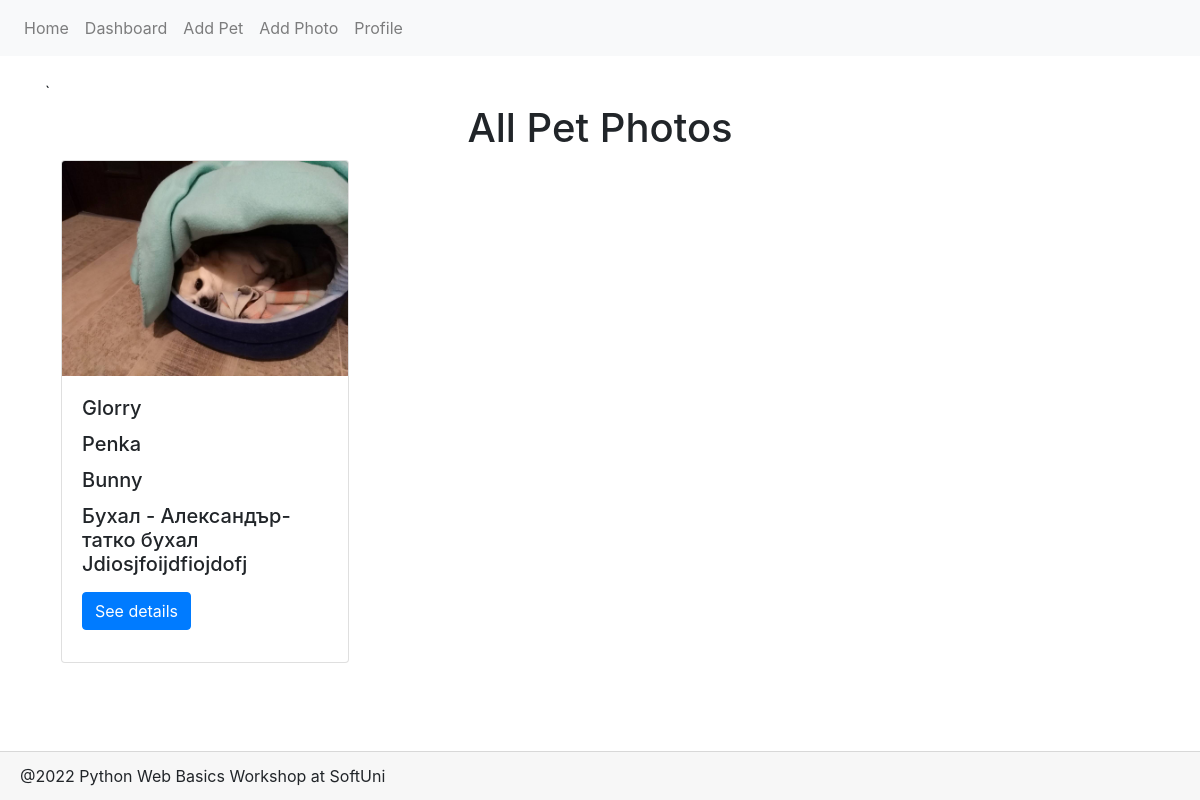
The app's page /dashboard/, older data.
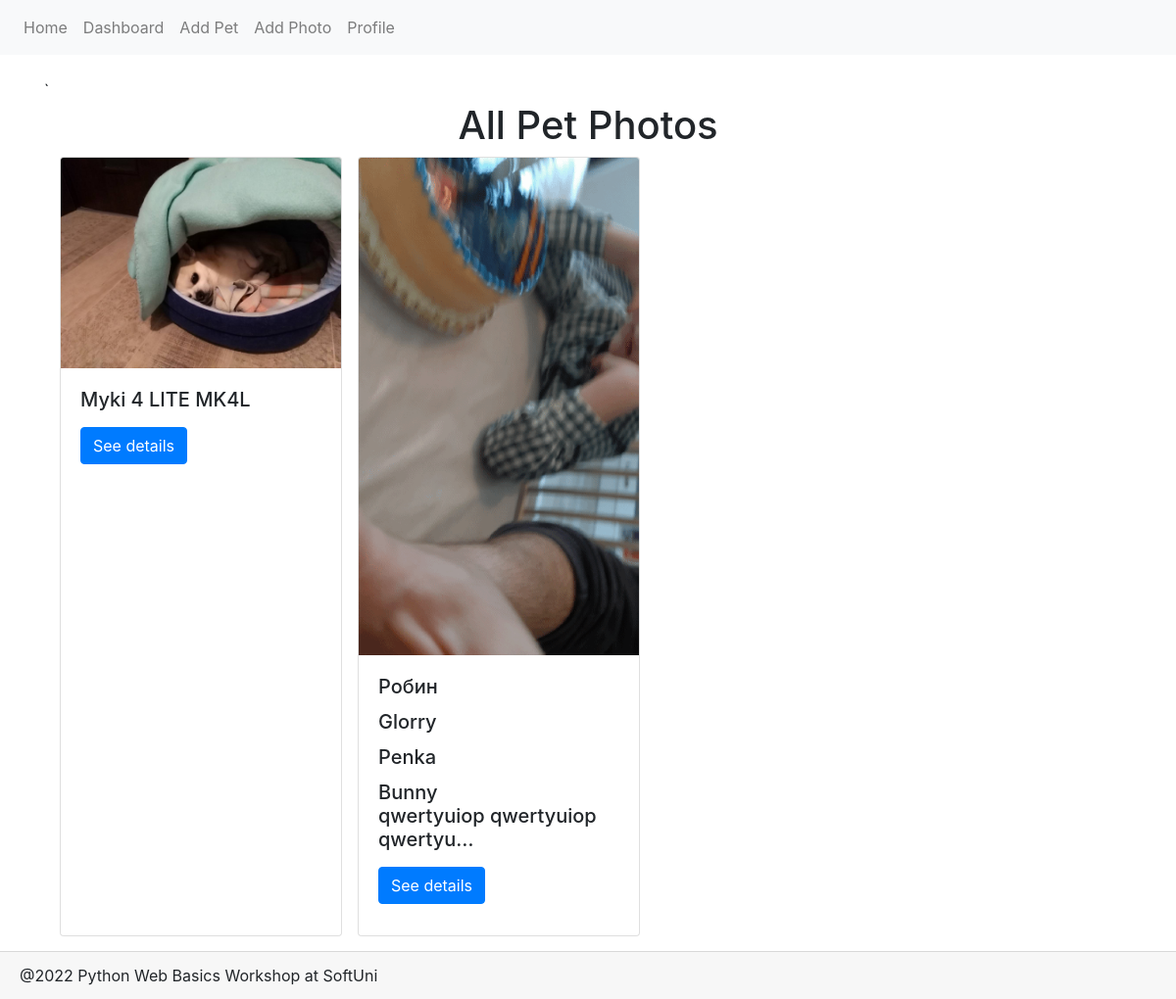
The same page, newer data.
### Petstagram/main_app/models.py (models this page shows, shortened)
class PetPhoto(models.Model):
    photo = models.ImageField(
        validators=(
            validate_file_max_size,
        )
    )
    tagged_pets = models.ManyToManyField(Pet)
    description = models.TextField(
        null=True,
        blank=True
    )
    publication_date = models.DateTimeField(
        auto_now_add=True,
    )
    likes = models.IntegerField(
        default=0
    )

class Pet(models.Model):
    TYPES = [(x, x) for x in ("Cat", "Dog", "Bunny", "Parrot", "Fish", "Other")]
    name = models.CharField(max_length=30)
    type = models.CharField(
        max_length=max(len(x) for (x, y) in TYPES),
        choices=TYPES
    )
    date_of_birth = models.DateField(
        null=True,
        blank=True
    )
    user_profile = models.ForeignKey(
        Profile,
        on_delete=models.CASCADE
    )
    class Meta:
        unique_together = ('user_profile', 'name')

### Petstagram/main_app/views/generic.py (the view)
# urls.py: path('dashboard/', dashboard, name='dashboard'),
def dashboard(request):
    pet_photos = PetPhoto.objects.all()
    context = {
        'pet_photos': pet_photos,
    }
    return render(request, 'dashboard.html', context)

### Petstagram/main_app/templatetags/profiles.py (called while the page is built)
@register.simple_tag()
def has_profile():
    return Profile.objects.count() > 0

### Petstagram/main_app/templates/dashboard.html
{% extends 'base.html' %}
{% block page_content %}
    {% if pet_photos %}`
        <h1 class='text-center'>All Pet Photos</h1>
        <div class="container mb-5">
        <div class="row mb-5">
        {% for pet_photo in pet_photos %}
            <div class="card ml-3 mb-3" style="width: 18rem;">
                <img src= '{{ pet_photo.photo.url }}'
                     class="card-img-top" alt="Photo description">
                <div class="card-body">
                    {% for pet in pet_photo.tagged_pets.all %}
                        <h5 class="card-title">{{ pet.name }}
                    {% endfor %}
                        <p class="card-text">{{ pet_photo.description|truncatechars:30}}</p>
                        <a href="{% url 'photo_details' pet_photo.id %}" class="btn btn-primary">See details</a>
                </div>
            </div>
        {% endfor %}
        </div>
    </div>
    {% else %}
        <h1 class='text-center'>No pet photos yet</h1>
        <div class=" row d-flex justify-content-center align-content-center">
            <a href="#" class="btn btn-lg btn-secondary row align-self-baseline">Add Photo</a>
        </div>
    {% endif %}
{% endblock %}

Row changes from the older to the newer data that the page shows:
removed PetPhoto: photo (picture), description "Jdiosjfoijdfiojdofj", Pet (name "Glorry"), Pet (name "Penka"), Pet (name "Bunny")
no longer on this page (row unchanged): Pet: name "Бухал - Александър-татко бухал", shown under "Jdiosjfoijdfiojdofj"
added PetPhoto: photo (picture)
now on this page (row unchanged): Pet: name "Myki 4 LITE MK4L"
added PetPhoto: photo (picture), description "qwertyuiop qwertyuiop qwertyu…", Pet (name "Glorry"), Pet (name "Penka"), Pet (name "Bunny")
now on this page (row unchanged): Pet: name "Робин", shown under "qwertyuiop qwertyuiop qwertyu…"
